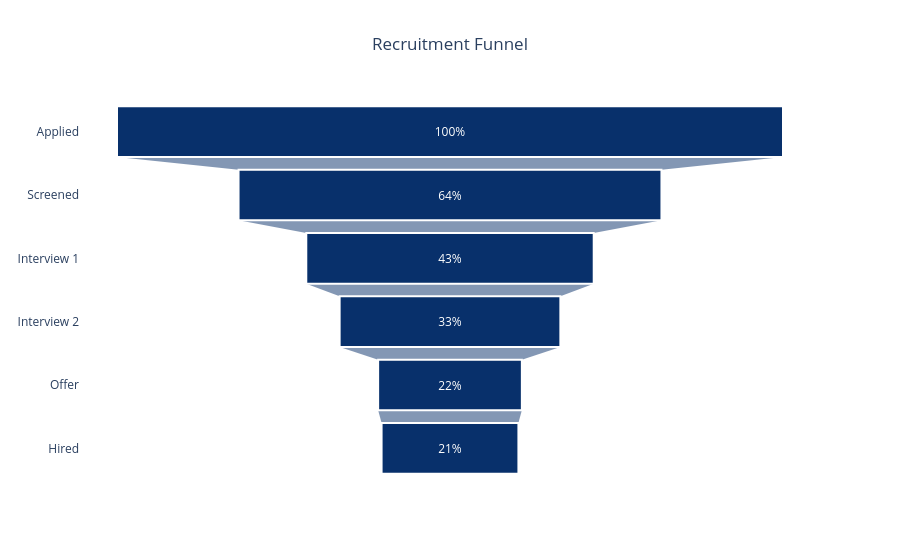

Notebook code for this chart:
### Code cell
# Prepare the data
# We ensure the stages are in the correct order for a funnel
stages = funnel_counts.index
counts = funnel_counts.values

# Create the interactive funnel chart
fig = px.funnel(
    data_frame=None, 
    x=counts, 
    y=stages,
    title="Recruitment Funnel",
    labels={'x': 'Number of Candidates', 'y': 'Stage'},
    color_discrete_sequence=px.colors.sequential.Blues_r
)

# Customize the layout
fig.update_traces(
    textinfo="percent initial", # Shows the number of candidates in % of each recruitment stage
    marker_line_width=2,
    marker_line_color="white"
)

fig.update_layout(
    title_x=0.5, # Centers the title
    template="plotly_white",
    yaxis_title=None # Removes redundant 'Stage' label to look cleaner
)

# 4. Display the chart
fig.show()

### Figure 1 — Plotly figure (JSON) as saved in the notebook; plotly's stock layout.template omitted (floating-point values rounded to 4 significant figures)
{"data": [{"hovertemplate": "Number of Candidates=%{x}<br>Stage=%{y}<extra></extra>", "legendgroup": "", "marker": {"color": "rgb(8,48,107)", "line": {"color": "white", "width": 2}}, "name": "", "orientation": "h", "showlegend": false, "textinfo": "percent initial", "type": "funnel", "x": [1937, 1230, 836, 642, 418, 398], "xaxis": "x", "y": ["Applied", "Screened", "Interview 1", "Interview 2", "Offer", "Hired"], "yaxis": "y"}], "layout": {"legend": {"tracegroupgap": 0}, "title": {"text": "Recruitment Funnel", "x": 0.5}, "xaxis": {"anchor": "y", "domain": [0, 1], "title": {"text": "Number of Candidates"}}, "yaxis": {"anchor": "x", "domain": [0, 1], "title": {}}}}
